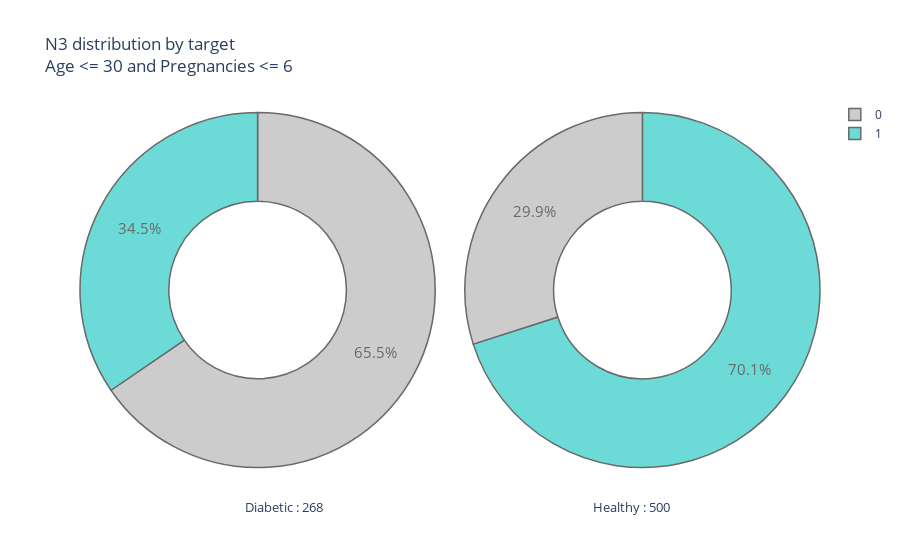

Source (notebook cell):
### Code cell
plot_pie('N3', 'Age <= 30 and Pregnancies <= 6')

### Figure 1 — Plotly figure (JSON) as saved in the notebook; plotly's stock layout.template omitted (floating-point values rounded to 4 significant figures)
{"data": [{"domain": {"x": [0, 0.48]}, "hole": 0.5, "hoverinfo": "label+percent+name+value", "labels": [0, 1], "marker": {"colors": ["Silver", "mediumturquoise", "#CF5C36", "lightblue", "magenta", "#FF5D73", "#F2D7EE", "mediumturquoise"], "line": {"width": 1.5}}, "name": "Diabetic", "opacity": 0.8, "textfont": {"size": 15}, "type": "pie", "values": [36, 19]}, {"domain": {"x": [0.52, 1]}, "hole": 0.5, "hoverinfo": "label+percent+name+value", "labels": [1, 0], "marker": {"line": {"width": 1.5}}, "name": "Healthy", "opacity": 0.8, "textfont": {"size": 15}, "type": "pie", "values": [96, 41]}], "layout": {"annotations": [{"font": {"size": 13}, "showarrow": false, "text": "Diabetic : 268", "x": 0.22, "y": -0.1}, {"font": {"size": 13}, "showarrow": false, "text": "Healthy : 500", "x": 0.8, "y": -0.1}], "title": {"text": "N3 distribution by target <br>Age <= 30 and Pregnancies <= 6"}}}
